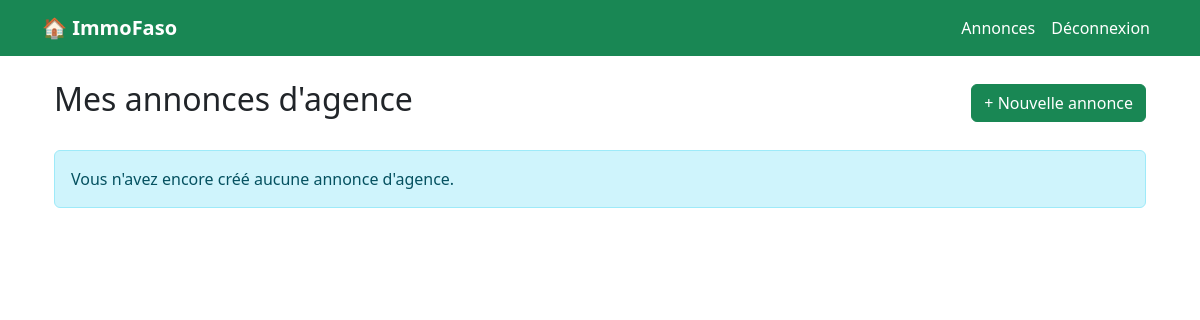
The page /agent/mes-annonces/ (signed in) on the database as committed earlier.
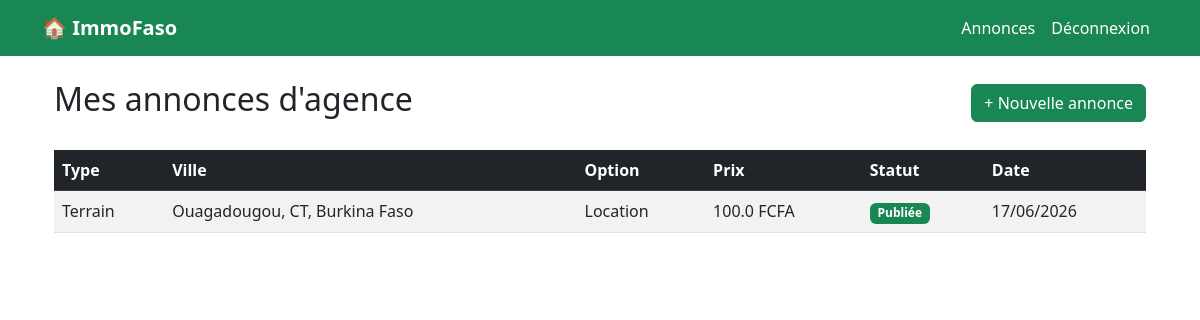
The same page on the database as committed later.
### core/models.py (models this page shows, shortened)
class Annonce(models.Model):
    OPTION_CHOICES = [
        ('LOCATION', 'Location'),
        ('VENTE', 'Vente'),
    ]
    STATUT_CHOICES = [
        ('EN_ATTENTE', 'En attente de validation'),
        ('PUBLIEE', 'Publiée'),
        ('REFUSEE', 'Refusée'),
        ('RETIREE', 'Retirée'),
    ]
    bailleur = models.ForeignKey(
        Bailleur,
        on_delete=models.CASCADE,
        related_name='annonces',
        null=True,
        blank=True
    )
    bien = models.ForeignKey(
        BienImmobilier,
        on_delete=models.CASCADE,
        related_name='annonces'
    )
    agent_validateur = models.ForeignKey(
        Agent,
        on_delete=models.SET_NULL,
        null=True,
        blank=True,
        related_name='annonces_validees'
    )
    agent_createur = models.ForeignKey(
    Agent,
    on_delete=models.SET_NULL,
    null=True,
    blank=True,
    related_name='annonces_agence'
)
    option = models.CharField(max_length=10, choices=OPTION_CHOICES)
    prix = models.FloatField()
    description = models.TextField()
    statut = models.CharField(max_length=20, choices=STATUT_CHOICES, default='EN_ATTENTE')
    date_publication = models.DateTimeField(auto_now_add=True)
    class Meta:
        verbose_name = 'Annonce'

class BienImmobilier(models.Model):
    TYPE_CHOICES = [
        ('TERRAIN', 'Terrain'),
        ('BATIMENT', 'Bâtiment'),
        ('APPARTEMENT', 'Appartement'),
        ('VILLA', 'Villa'),
        ('COMMERCE', 'Commerce'),
    ]
    USAGE_CHOICES = [
        ('RESIDENCE', 'Résidence'),
        ('BUREAU', 'Bureau'),
        ('COMMERCE', 'Commerce'),
        ('AGRICULTURE', 'Agriculture'),
    ]
    proprietaire = models.ForeignKey(Bailleur, on_delete=models.CASCADE, related_name='biens',null=True,blank=True  )
    type = models.CharField(max_length=20, choices=TYPE_CHOICES)
    usage = models.CharField(max_length=20, choices=USAGE_CHOICES)
    superficie = models.FloatField()
    ville = models.CharField(max_length=100)
    localisation = models.CharField(max_length=255)
    description = models.TextField()
    class Meta:
        verbose_name = 'Bien Immobilier'

### core/views.py (the view)
@login_required
def mes_annonces_agence(request):
    annonces = Annonce.objects.filter(
        agent_createur=request.user
    ).order_by('-date_publication')
    return render(
        request,
        'agent/mes_annonces_agence.html',
        {
            'annonces': annonces
        }
    )

### core/templates/agent/mes_annonces_agence.html
{% extends 'base.html' %}
{% block content %}
<div class="container mt-4">
    <div class="d-flex justify-content-between align-items-center mb-4">
        <h2>
            Mes annonces d'agence
        </h2>
        <a href="{% url 'ajouter_annonce_agence' %}" class="btn btn-success">
            + Nouvelle annonce
        </a>
    </div>
    {% if annonces %}
    <div class="table-responsive">
        <table class="table table-striped table-hover">
            <thead class="table-dark">
                <tr>
                    <th>Type</th>
                    <th>Ville</th>
                    <th>Option</th>
                    <th>Prix</th>
                    <th>Statut</th>
                    <th>Date</th>
                </tr>
            </thead>
            <tbody>
                {% for annonce in annonces %}
                <tr>
                    <td>
                        {{ annonce.bien.get_type_display }}
                    </td>
                    <td>
                        {{ annonce.bien.ville }}
                    </td>
                    <td>
                        {{ annonce.get_option_display }}
                    </td>
                    <td>
                        {{ annonce.prix }} FCFA
                    </td>
                    <td>
                        <span class="badge bg-success">
                            {{ annonce.get_statut_display }}
                        </span>
                    </td>
                    <td>
                        {{ annonce.date_publication|date:"d/m/Y" }}
                    </td>
                </tr>
                {% endfor %}
            </tbody>
        </table>
    </div>
    {% else %}
    <div class="alert alert-info">
        Vous n'avez encore créé aucune annonce d'agence.
    </div>
    {% endif %}
</div>
{% endblock %}

Rows that differ between the two databases and show on the page:
added Annonce: bien.type "Terrain", bien.ville "Ouagadougou, CT, Burkina Faso", option "Location", prix "100.0", statut "Publiée", date_publication "17/06/2026"
Other text that changed with them:
text no longer shown: "Vous n'avez encore créé aucune annonce d'agence."
text now shown: "Type Ville Option Prix Statut Date"
